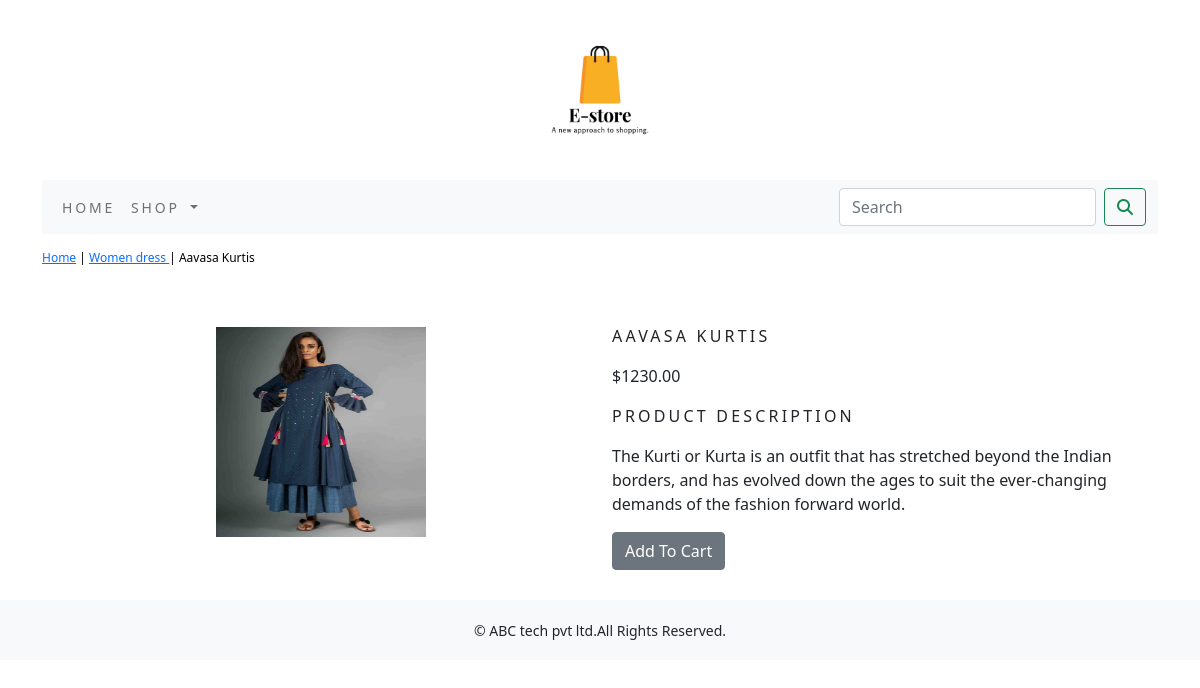
The app's page /shop/women-dress/kurti/ with its own data.
### shop/models.py (models this page shows, shortened)
class Product(models.Model):
    name = models.CharField(max_length=250, unique=True)
    slug = models.SlugField(max_length=250, unique=True)
    description = models.TextField(blank=True)
    price=models.DecimalField(max_digits=10,decimal_places=2)
    category=models.ForeignKey(Category,on_delete=models.CASCADE)
    image=models.ImageField(upload_to='product',blank=True)
    stock=models.IntegerField()
    available=models.BooleanField(default=True)
    created=models.DateTimeField(auto_now_add=True)
    updated=models.DateTimeField(auto_now=True)
    class Meta:
        ordering = ('name',)
        verbose_name = 'product'
        verbose_name_plural = 'products'

class Category(models.Model):
    name=models.CharField(max_length=250,unique=True)
    slug=models.SlugField(max_length=250,unique=True)
    description=models.TextField(blank=True)
    img=models.ImageField(upload_to='category',blank=True)
    class Meta:
        ordering=('name',)
        verbose_name='category'
        verbose_name_plural='categories'
    def get_url(self):
        return reverse('shop:product_by_category',args=[self.slug])
    def __str__(self):
        return '{}'.format(self.name)

### shop/views.py (the view)
# urls.py: path('<slug:c_slug>/<slug:product_slug>/', views.ProDetail,name='ProdCatdetail'),
def ProDetail(request,c_slug,product_slug):
    try:
        product=Product.objects.get(category__slug=c_slug,slug=product_slug)
    except Exception as e:
        raise e
    return render(request,'product.html',{'product':product})

### cart/context_processors.py (called while the page is built)
def counter(request):
    item_count=0
    if 'admin' in request.path:
        return {}
    else:
        try:
            cart=Cart.objects.filter(cart_id= _cart_id(request))
            car_items=CartItem.objects.all().filter(cart=cart[:1])
            for cart_item in car_items:
                item_count += cart_item.quantity
        except Cart.DoesNotExixst:
            item_count=0
    return dict(item_count=item_count)

### cart/views.py (called while the page is built)
def _cart_id(request):
    cart=request.session.session_key
    if not cart:
        cart=request.session.create()
    return cart

### shop/context_processors.py (called while the page is built)
def menu_links(request):
    links=Category.objects.all()
    return dict(links=links)

### templates/product.html (shortened to what this page needs)
{% extends 'base.html' %}
{% load static %}
{% block content %}
        <div class="row my_prod_row_class">
            <div class="mx_auto">
                <p>
                    <a href="{% url 'shop:allProdCat' %}">Home</a> | <a href="{{ product.category.get_url }}"> {{product.category}} </a> | {{product.name}}
                </p>
        </div>
        </div>
            <div class="container" style="padding-bottom:30px;">
        <br>
        <div class="row">
            <div class="col-12 col-sm-12 col-md-12 col-lg-6 text-center">
                <div style="min-width:18rem">
                <img src="{{product.image.url}}" alt="{{product.name}}" width="210px" height="210px">
            </div>
        </div>
            <div class="col-12 col-sm-12 col-md-12 col-lg-6">
                <h1 class="my_prod_title">{{product.name}}</h1>
            <p>${{product.price}}</p>
            <p class="my_title">Product Description</p>
            <p class="text-justify my_prod_text">{{product.description}}</p>
    {% if product.stock <= 0 %}
            <p class="text-justify my_prod_title"><b>Out Of Stock</b></p>
                {% else %}
                        <a class="btn btn-secondary" href="{% url 'cart:add_cart' product.id %}">
                            Add To Cart
                        </a>
                        {% endif %}
                        </div>
                    </div>
                </div>
</div>
{% endblock %}

### static/css/custom.css (style rules this page uses)
body { font-family: 'Roboto', sans-serif; }
.my_title { font-size:16px; text-transform:uppercase; letter-spacing:.2em; }
.my_prod_row_class { padding-top:15px; padding-bottom:20px; }
.my_prod_row_class .mx_auto { color:#000; font-size:12px; text-decorate:none; }
.my_prod_title { font-size:16px; text-transform:uppercase; letter-spacing:.2em; padding-top:15x; padding-bottom:10px; }
.my_prod_text { padding-right:20px; }

### records on screen
Product: category "Women dress", name "Aavasa Kurtis", image (picture), name "AAVASA KURTIS", price "1230.00", description "The Kurti or Kurta is an outfit that has stretched beyond the Indian borders, and has evolved down the ages to suit the ever-changing demands of the fashion forward world."
